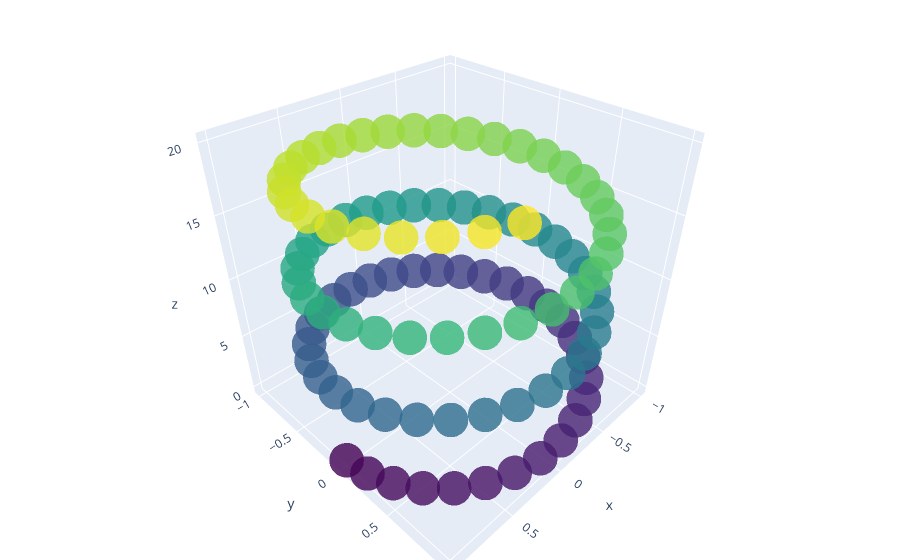

The code cell stored with this chart in its notebook:
### Code cell
# Helix equation
t = np.linspace(0, 20, 100)
x, y, z = np.cos(t), np.sin(t), t

fig = go.Figure(data=[go.Scatter3d(
    x=x,
    y=y,
    z=z,
    mode='markers',
    marker=dict(
        size=12,
        color=z,                # set color to an array/list of desired values
        colorscale='Viridis',   # choose a colorscale
        opacity=0.8
    )
)])

# tight layout
fig.update_layout(margin=dict(l=0, r=0, b=0, t=0))
fig.show()
